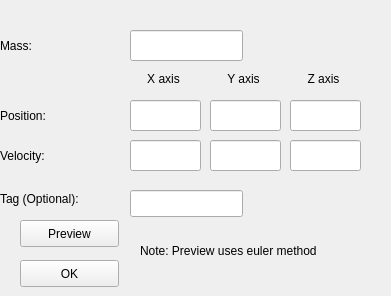
<?xml version="1.0" encoding="UTF-8"?>
<ui version="4.0">
 <class>ParticleAddForm</class>
 <widget class="QWidget" name="ParticleAddForm">
  <property name="geometry">
   <rect>
    <x>0</x>
    <y>0</y>
    <width>391</width>
    <height>296</height>
   </rect>
  </property>
  <property name="windowTitle">
   <string>Add a particle</string>
  </property>
  <widget class="QLabel" name="m_label">
   <property name="geometry">
    <rect>
     <x>0</x>
     <y>30</y>
     <width>67</width>
     <height>31</height>
    </rect>
   </property>
   <property name="text">
    <string>Mass:</string>
   </property>
  </widget>
  <widget class="QLabel" name="pos_label">
   <property name="geometry">
    <rect>
     <x>0</x>
     <y>100</y>
     <width>81</width>
     <height>31</height>
    </rect>
   </property>
   <property name="text">
    <string>Position:</string>
   </property>
  </widget>
  <widget class="QLabel" name="vel_label">
   <property name="geometry">
    <rect>
     <x>0</x>
     <y>140</y>
     <width>81</width>
     <height>31</height>
    </rect>
   </property>
   <property name="text">
    <string>Velocity:</string>
   </property>
  </widget>
  <widget class="QLineEdit" name="mass_edit">
   <property name="geometry">
    <rect>
     <x>130</x>
     <y>30</y>
     <width>113</width>
     <height>31</height>
    </rect>
   </property>
  </widget>
  <widget class="QLineEdit" name="posx_edit">
   <property name="geometry">
    <rect>
     <x>130</x>
     <y>100</y>
     <width>71</width>
     <height>31</height>
    </rect>
   </property>
  </widget>
  <widget class="QLineEdit" name="posy_edit">
   <property name="geometry">
    <rect>
     <x>210</x>
     <y>100</y>
     <width>71</width>
     <height>31</height>
    </rect>
   </property>
  </widget>
  <widget class="QLineEdit" name="posz_edit">
   <property name="geometry">
    <rect>
     <x>290</x>
     <y>100</y>
     <width>71</width>
     <height>31</height>
    </rect>
   </property>
  </widget>
  <widget class="QLineEdit" name="vely_edit">
   <property name="geometry">
    <rect>
     <x>210</x>
     <y>140</y>
     <width>71</width>
     <height>31</height>
    </rect>
   </property>
  </widget>
  <widget class="QLineEdit" name="velx_edit">
   <property name="geometry">
    <rect>
     <x>130</x>
     <y>140</y>
     <width>71</width>
     <height>31</height>
    </rect>
   </property>
  </widget>
  <widget class="QLineEdit" name="velz_edit">
   <property name="geometry">
    <rect>
     <x>290</x>
     <y>140</y>
     <width>71</width>
     <height>31</height>
    </rect>
   </property>
  </widget>
  <widget class="QLabel" name="x_label">
   <property name="geometry">
    <rect>
     <x>130</x>
     <y>70</y>
     <width>67</width>
     <height>17</height>
    </rect>
   </property>
   <property name="text">
    <string>X axis</string>
   </property>
   <property name="alignment">
    <set>Qt::AlignCenter</set>
   </property>
  </widget>
  <widget class="QLabel" name="y_label">
   <property name="geometry">
    <rect>
     <x>210</x>
     <y>70</y>
     <width>67</width>
     <height>17</height>
    </rect>
   </property>
   <property name="text">
    <string>Y axis</string>
   </property>
   <property name="alignment">
    <set>Qt::AlignCenter</set>
   </property>
  </widget>
  <widget class="QLabel" name="z_label">
   <property name="geometry">
    <rect>
     <x>290</x>
     <y>70</y>
     <width>67</width>
     <height>17</height>
    </rect>
   </property>
   <property name="text">
    <string>Z axis</string>
   </property>
   <property name="alignment">
    <set>Qt::AlignCenter</set>
   </property>
  </widget>
  <widget class="QPushButton" name="preview_button">
   <property name="geometry">
    <rect>
     <x>20</x>
     <y>220</y>
     <width>99</width>
     <height>27</height>
    </rect>
   </property>
   <property name="text">
    <string>Preview</string>
   </property>
  </widget>
  <widget class="QPushButton" name="ok_button">
   <property name="geometry">
    <rect>
     <x>20</x>
     <y>260</y>
     <width>99</width>
     <height>27</height>
    </rect>
   </property>
   <property name="text">
    <string>OK</string>
   </property>
  </widget>
  <widget class="QLabel" name="note_label">
   <property name="geometry">
    <rect>
     <x>140</x>
     <y>220</y>
     <width>191</width>
     <height>61</height>
    </rect>
   </property>
   <property name="text">
    <string>Note: Preview uses euler method</string>
   </property>
   <property name="wordWrap">
    <bool>true</bool>
   </property>
  </widget>
  <widget class="QLabel" name="tag_label">
   <property name="geometry">
    <rect>
     <x>0</x>
     <y>190</y>
     <width>121</width>
     <height>17</height>
    </rect>
   </property>
   <property name="text">
    <string>Tag (Optional):</string>
   </property>
  </widget>
  <widget class="QLineEdit" name="tag_edit">
   <property name="geometry">
    <rect>
     <x>130</x>
     <y>190</y>
     <width>113</width>
     <height>27</height>
    </rect>
   </property>
  </widget>
  <widget class="QLabel" name="error_hint">
   <property name="enabled">
    <bool>true</bool>
   </property>
   <property name="geometry">
    <rect>
     <x>260</x>
     <y>190</y>
     <width>111</width>
     <height>19</height>
    </rect>
   </property>
   <property name="text">
    <string/>
   </property>
  </widget>
 </widget>
 <resources/>
 <connections/>
</ui>
